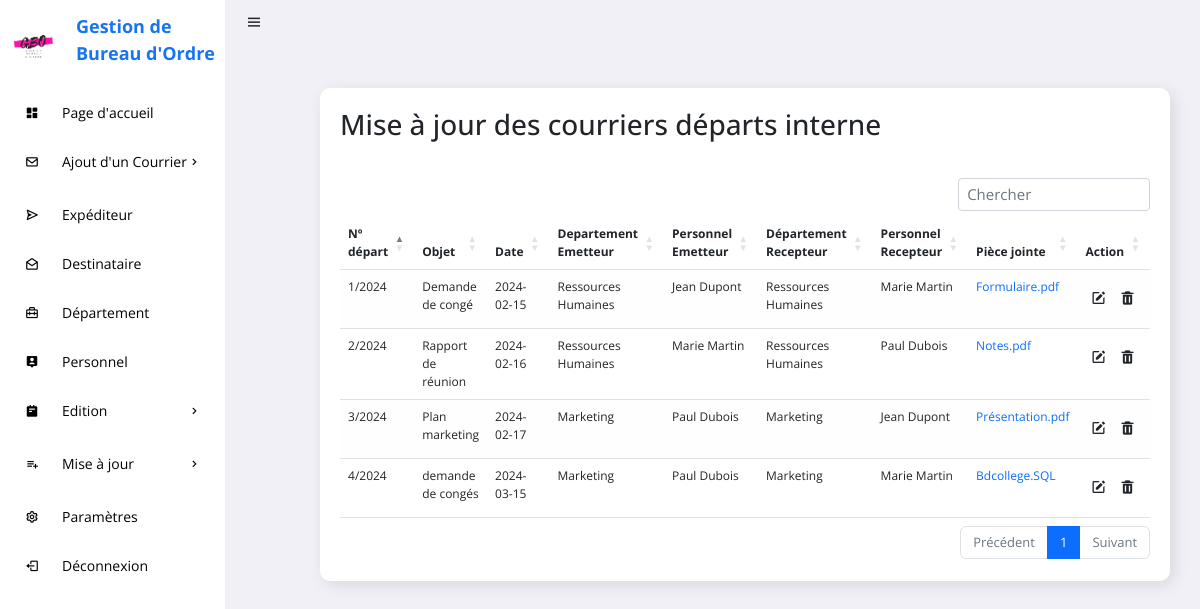
Screenshot of /GESTION_COURRIERS/listeCDI.php with the database file from the repository.
### tables this page shows
CREATE TABLE IF NOT EXISTS `personnel` (
  `ID_PERSONNEL` int(11) NOT NULL AUTO_INCREMENT,
  `ID_DEPARTEMENT` int(11) DEFAULT NULL,
  `NOM_PERSONNEL` varchar(255) DEFAULT NULL,
  `ADRESSE_PERSONNEL` text,
  `TEL_PERSONNEL` text,
  `NOM_DEPARTEMENT` text,
  PRIMARY KEY (`ID_PERSONNEL`),
  KEY `ID_DEPARTEMENT` (`ID_DEPARTEMENT`)
);

CREATE TABLE IF NOT EXISTS `courrier_depart_int` (
  `N_DEPART_INT` int(11) NOT NULL AUTO_INCREMENT,
  `ID_DEPARTEMENT` int(11) DEFAULT NULL,
  `ANNEE` int(11) DEFAULT NULL,
  `OBJET_DAPART_INT` varchar(255) DEFAULT NULL,
  `DATE_DEPART_INT` date DEFAULT NULL,
  `PIECE_JOINTE_DEPART_INT` varchar(255) DEFAULT NULL,
  `REPONSE` text,
  PRIMARY KEY (`N_DEPART_INT`)
);

CREATE TABLE IF NOT EXISTS `departement` (
  `ID_DEPARTEMENT` int(11) NOT NULL AUTO_INCREMENT,
  `NOM_DEPARTEMENT` varchar(255) DEFAULT NULL,
  `RESPONSABLE` text,
  PRIMARY KEY (`ID_DEPARTEMENT`)
);

### GESTION_COURRIERS/listeCDI.php (the view, shortened to what this page needs)
<?php
    include "connexion/config.php";
?>
<!DOCTYPE html>
<html lang="en">
<head>
	<link rel="stylesheet" href="https://cdn.datatables.net/1.12.1/css/dataTables.bootstrap5.min.css">
    <link rel="stylesheet" href="https://cdn.jsdelivr.net/npm/bootstrap@5.2.0/dist/css/bootstrap.min.css">
    <link rel="stylesheet" href="https://cdnjs.cloudflare.com/ajax/libs/font-awesome/6.1.2/css/all.min.css">
    <link href='https://unpkg.com/boxicons@2.0.9/css/boxicons.min.css' rel='stylesheet'>
	<link rel="stylesheet" href="css/style.css">
</head>
<body>
	<section id="sidebar">
		<a href="#" class="brand"><img src="image/logo.png" width="55" height="55" style="margin-top:20px;"><span>Gestion de Bureau d'Ordre</span></a>
		<ul class="side-menu">
			<li><a href="pageAcc.php" class="active"><i class='bx bxs-dashboard icon' ></i>Page d'accueil</a></li>
			<li>
				<a href="#"><i class='bx bx-envelope icon' ></i>Ajout d'un Courrier<i class='bx bx-chevron-right icon-right' ></i></a>
			</li>
			<li><a href="expediteur.php"><i class='bx bx-send icon' ></i>Expéditeur</a></li>
			<li><a href="destinataire.php"><i class='bx bx-envelope-open icon' ></i>Destinataire</a></li>
			<li><a href="departement.php"><i class='bx bx-briefcase-alt-2 icon' ></i>Département</a></li>
			<li><a href="personnel.php"><i class='bx bxs-user-pin icon' ></i>Personnel</a></li>
			<li>
				<a href="#"><i class='bx bxs-notepad icon' ></i>Edition <i class='bx bx-chevron-right icon-right' ></i></a>
			</li>
            <li>
				<a href="#"><i class='bx bx-list-plus icon' ></i>Mise à jour<i class='bx bx-chevron-right icon-right' ></i></a>
			</li>
			<li><a href="settings.php"><i class='bx bx-cog icon'></i>Paramètres</a></li>
			<li><a href="deconn.php"><i class='bx bx-log-out icon' ></i> Déconnexion</a></li>
		</ul>
	</section>
	<section id="content">
		<nav>
			<i class='bx bx-menu toggle-sidebar' ></i>
		</nav>
		<main>
			<div class="data">
				<div class="content-data">
					<div class="details">
						<div class="recentOrders">
							<div class="cardHeader">
								<h3>Mise à jour des courriers départs interne</h3>
							</div>
							</div class="table-responsive">
                                    <table id="example" class="table table-striped">
                                            <thead class="thead-dark">
                                                <tr>
                                                    <th scope="col">N&#186; départ</th>
                                                    <th scope="col">Objet</th>
                                                    <th scope="col">Date</th>
                                                    <th scope="col">Departement Emetteur</th>
                                                    <th scope="col">Personnel Emetteur</th>
                                                    <th scope="col">Département Recepteur</th>
                                                    <th scope="col">Personnel Recepteur</th>
                                                    <th scope="col">Pièce jointe</th>
                                                    <th scope="col">Action</th>
                                                </tr>
                                            </thead>
                                            <?php
                                                $sql = "SELECT c.N_DEPART_INT, c.ANNEE,
												c.OBJET_DAPART_INT, c.DATE_DEPART_INT,
												c.PIECE_JOINTE_DEPART_INT, d.NOM_DEPARTEMENT,
												p.NOM_PERSONNEL,
												(SELECT NOM_PERSONNEL FROM personnel WHERE ID_PERSONNEL = r.ID_PERSONNEL) AS NOM_PERSONNEL_RECEPTEUR,
												(SELECT d.NOM_DEPARTEMENT FROM departement d2 JOIN personnel p2 ON d2.ID_DEPARTEMENT = p2.ID_DEPARTEMENT
												 WHERE p2.NOM_PERSONNEL = NOM_PERSONNEL_RECEPTEUR)
												 AS NOM_DEPARTEMENT_RECEPTEUR FROM courrier_depart_int c
												 JOIN departement d ON d.ID_DEPARTEMENT = c.ID_DEPARTEMENT
												 JOIN transmettre3 t ON t.N_DEPART_INT = c.N_DEPART_INT
												 JOIN personnel p ON p.ID_PERSONNEL = t.ID_PERSONNEL
												 JOIN recevoir_interne r ON r.N_DEPART_INT = c.N_DEPART_INT";
                                                $query = $conn->prepare($sql);
                                                $query->execute();
                                                $row=$query->fetchAll(PDO::FETCH_ASSOC);
                                                foreach($row as $value){
                                                ?>
                                            <tr>
                                                <td><?php echo $value['N_DEPART_INT']."/".$value['ANNEE']?></td>
                                                <td><?php echo $value['OBJET_DAPART_INT']?></td>
                                                <td><?php echo $value['DATE_DEPART_INT']?></td>
                                                <td><?php echo $value['NOM_DEPARTEMENT']?></td>
                                                <td><?php echo $value['NOM_PERSONNEL']?></td>
                                                <td><?php echo $value['NOM_DEPARTEMENT_RECEPTEUR']?></td>
                                                <td><?php echo $value['NOM_PERSONNEL_RECEPTEUR']?></td>
                                                <td><a href="pj/CDI/<?php echo $value['PIECE_JOINTE_DEPART_INT']?>"><?php echo $value['PIECE_JOINTE_DEPART_INT']?></a></td>
                                                <td>
                                                    <a href="modifierCDI.php?modifier=<?php echo $value['N_DEPART_INT'];?>"><button type="button" class="btn"><i class='bx bxs-edit'></i></button></a>
                                                    <a href="listeCDI.php?supprimer=<?php echo $value['N_DEPART_INT'];?>"><button type="button" class="btn"><i class='bx bxs-trash'></i></button></a>
                                                </td>
                                            </tr>
                                        <?php }?>
                                        </table>
                                    </div>
                            </div>
						</div>
		</main>
	</section>
</body>
</html>

### GESTION_COURRIERS/css/style.css (style rules this page uses)
* { font-family: 'Open Sans', sans-serif !important; margin: 0; padding: 0; box-sizing: border-box; }
:root { --grey: #F1F0F6; --dark-grey: #8D8D8D; --light: #fff; --dark: #000; --green: #81D43A; --light-green: #E3FFCB; --blue: #1775F1; --light-blue: #D0E4FF; --dark-blue: #0C5FCD; --red: #FC3B56; }
html { overflow-x: hidden; }
body { background: var(--grey); overflow-x: hidden; }
a { text-decoration: none; }
li { list-style: none; }
#sidebar { position: fixed; max-width: 225px; width: 100%; background: var(--light); top: 0; left: 0; height: 100%; overflow-y: auto; scrollbar-width: none; transition: all .3s ease; z-index: 200; }
#sidebar .brand { font-size: 24px; display: flex; align-items: center; height: 64px; font-weight: 700; color: var(--blue); position: sticky; top: 0; left: 0; z-index: 100; background: var(--light); transition: all .3s ease; padding: 0 6px; }
#sidebar .brand span { font-size: 18px; margin-top: 15px; margin-left: 15px; }
#sidebar .icon { min-width: 48px; display: flex; justify-content: center; align-items: center; margin-right: 6px; }
#sidebar .icon-right { margin-left: auto; transition: all .3s ease; }
#sidebar .side-menu { margin: 26px 0; padding: 0 8px; transition: all .3s ease; }
#sidebar .side-menu a { display: flex; align-items: center; font-size: 14px; color: var(--dark); padding: 12px 16px 12px 0; transition: all .3s ease; border-radius: 10px; margin: 4px 0; white-space: nowrap; }
#sidebar a { text-decoration: none; }
#content { position: relative; width: calc(100% - 227px); left: 225px; transition: all .3s ease; }
nav { background: #F1F0F6; height: 44px; padding: 0 20px; display: flex; align-items: center; grid-gap: 28px; position: sticky; top: 0; left: 0; z-index: 100; }
nav .toggle-sidebar { font-size: 18px; cursor: pointer; }
main { width: 96%; padding: 24px 41px 20px 65px; }
main .data { display: flex; grid-gap: 20px; margin-top: 20px; flex-wrap: wrap; }
main .data .content-data { flex-grow: 1; flex-basis: 400px; font-size: 12px; padding: 20px; margin-left: 30px; background: var(--light); border-radius: 10px; box-shadow: 4px 4px 16px rgba(0, 0, 0, .1); }
.details table { width: 100%; border-collapse: collapse; margin-top: 10px; }
table.dataTable.table-striped>tbody>tr.odd>* { box-shadow: inset 0 0 0 9999px rgba(237, 236, 236, 0.05); }
.details .cardHeader { display: flex; justify-content: space-between; align-items: flex-start; height: 70px; }
table tr td .btn { padding: 8px 4px; }

### rows the page displays
personnel: courrier_depart_int.N_DEPART_INT "1", courrier_depart_int.ANNEE "2024", courrier_depart_int.OBJET_DAPART_INT "Demande de congé", courrier_depart_int.DATE_DEPART_INT "2024-02-15", ID_DEPARTEMENT.NOM_DEPARTEMENT "Ressources Humaines", NOM_PERSONNEL "Jean Dupont", NOM_DEPARTEMENT_RECEPTEUR "Ressources Humaines", NOM_PERSONNEL_RECEPTEUR "Marie Martin", courrier_depart_int.PIECE_JOINTE_DEPART_INT "Formulaire.pdf"
personnel: courrier_depart_int.N_DEPART_INT "2", courrier_depart_int.ANNEE "2024", courrier_depart_int.OBJET_DAPART_INT "Rapport de réunion", courrier_depart_int.DATE_DEPART_INT "2024-02-16", ID_DEPARTEMENT.NOM_DEPARTEMENT "Ressources Humaines", NOM_PERSONNEL "Marie Martin", NOM_DEPARTEMENT_RECEPTEUR "Ressources Humaines", NOM_PERSONNEL_RECEPTEUR "Paul Dubois", courrier_depart_int.PIECE_JOINTE_DEPART_INT "Notes.pdf"
personnel: courrier_depart_int.N_DEPART_INT "3", courrier_depart_int.ANNEE "2024", courrier_depart_int.OBJET_DAPART_INT "Plan marketing", courrier_depart_int.DATE_DEPART_INT "2024-02-17", ID_DEPARTEMENT.NOM_DEPARTEMENT "Marketing", NOM_PERSONNEL "Paul Dubois", NOM_DEPARTEMENT_RECEPTEUR "Marketing", NOM_PERSONNEL_RECEPTEUR "Jean Dupont", courrier_depart_int.PIECE_JOINTE_DEPART_INT "Présentation.pdf", courrier_depart_int.N_DEPART_INT "4", courrier_depart_int.OBJET_DAPART_INT "demande de congés", courrier_depart_int.DATE_DEPART_INT "2024-03-15", NOM_PERSONNEL_RECEPTEUR "Marie Martin", courrier_depart_int.PIECE_JOINTE_DEPART_INT "Bdcollege.SQL"
